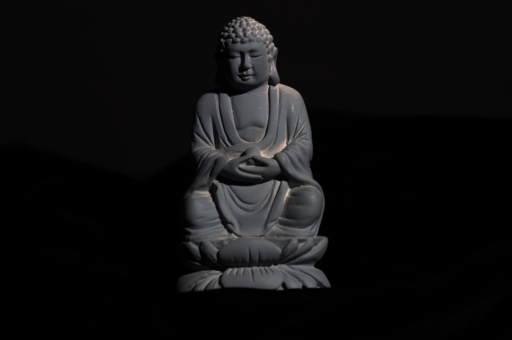
#> input picture images/buddha.0.png, 512 x 340 px; its folder holds 2 pictures in this run
$ python photometric_stereo.py images images/buddha.1.png
#> lines starting #> are read from the running program, lines starting #| are printed output that depends on the picture; after the words box and inside, x2 and y2 are one past the last pixel; in counts of white or black regions, pixels touching at a corner belong together
import numpy as np
import cv2
import os
from scipy.linalg import lstsq
import sys

def estimate_light_directions(images):
    light_dirs = []
    for img in images:
        y, x = np.unravel_index(np.argmax(img), img.shape)
        z = np.sqrt(max(1 - x**2 - y**2, 0))
        light_dirs.append([x, y, z])
    return np.array(light_dirs)

def convert_to_normal_map(normals, format='DirectX'):
    normal_map = np.zeros_like(normals)
    for i in range(normals.shape[0]):
        for j in range(normals.shape[1]):
            n = normals[i, j]
            if format == 'OpenGL':
                n[1] = -n[1]
            normal_map[i, j] = n * 0.5 + 0.5
    return normal_map


def main(image_dir, mask_path=None):
    # Load images from the directory
#> called with image_dir = 'images', mask_path = 'images/buddha.1.png'
    images = [cv2.imread(os.path.join(image_dir, img), cv2.IMREAD_GRAYSCALE)
              for img in sorted(os.listdir(image_dir))
              if img.endswith(('.png', '.jpg', '.jpeg'))]
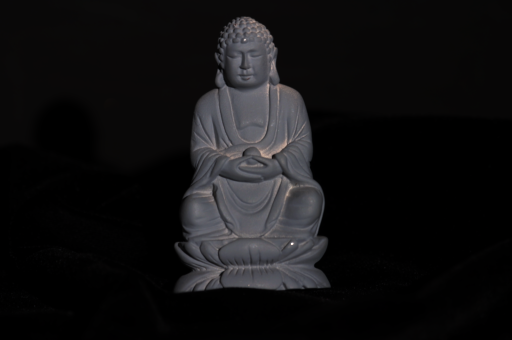
#> input picture images/buddha.1.png, 512 x 340 px

    # Initialize the mask
    if mask_path:
        mask = cv2.imread(mask_path, cv2.IMREAD_GRAYSCALE)
#> mask: shape (340, 512); min 0, max 255, mean 16.9
        if mask is None:
            print(f"Mask image {mask_path} not found.")
            sys.exit(1)
        _, mask = cv2.threshold(mask, 127, 255, cv2.THRESH_BINARY)
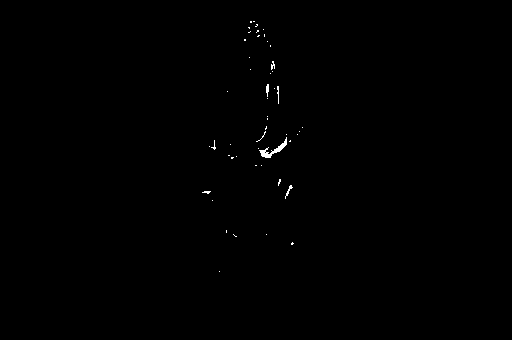
#> mask: shape (340, 512); 0.23% white in thin lines or dots, all inside (x1, y1, x2, y2) = (202, 21, 303, 272)
    else:
        mask = np.ones(images[0].shape, dtype=np.uint8) * 255

    # Estimate light directions
    light_dirs = estimate_light_directions(images)
#> the loop in estimate_light_directions, `for img in images:` made 2 passes
#> (y, x, z) on passes 1 to 2: (144, 285, 0), (243, 292, 0)
#> after the loop in estimate_light_directions, `for img in images:`: light_dirs = [[285, 144, 0], [292, 243, 0]]
#> light_dirs = [[285, 144, 0], [292, 243, 0]]

    # Compute normals and albedo
    height, width = images[0].shape
#> height = 340; width = 512
    normals = np.zeros((height, width, 3))
    albedo = np.zeros((height, width))

    for i in range(height):
        for j in range(width):
            if mask[i, j] == 255:  # Only consider pixels within the mask
                I = np.array([img[i, j] for img in images])
                N, _, _, _ = lstsq(light_dirs, I)
                albedo[i, j] = np.linalg.norm(N)
                normals[i, j] = N / (np.linalg.norm(N) + 1e-5)
            else:
                normals[i, j] = [0, 0, 1]  # Default normal for masked-out areas
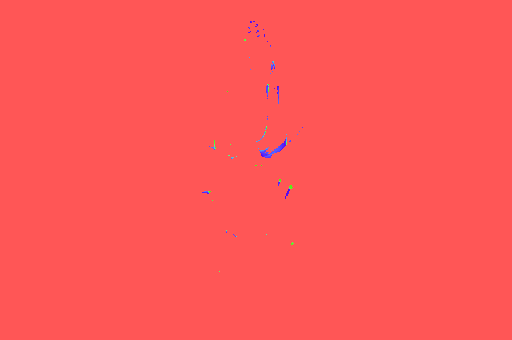
#> normals: shape (340, 512, 3) float64; mean of channels 0, 1, 2 0.00181, 0.000208, 0.998; drawn with min black and max white

    # Generate normal maps
    directx_normal_map = convert_to_normal_map(normals, 'DirectX')
#> after the loop in convert_to_normal_map, `for i in range(normals.shape[0]):`:
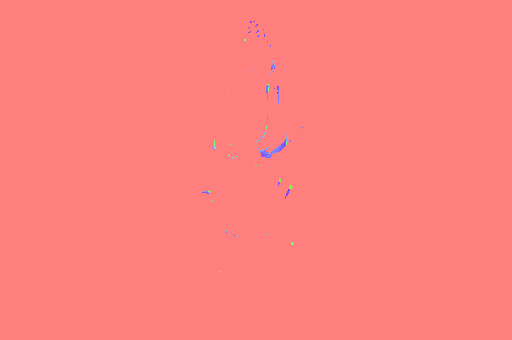
#> normal_map: shape (340, 512, 3) float64; mean of channels 0, 1, 2 0.501, 0.5, 0.999; drawn as B, G, R
    opengl_normal_map = convert_to_normal_map(normals, 'OpenGL')
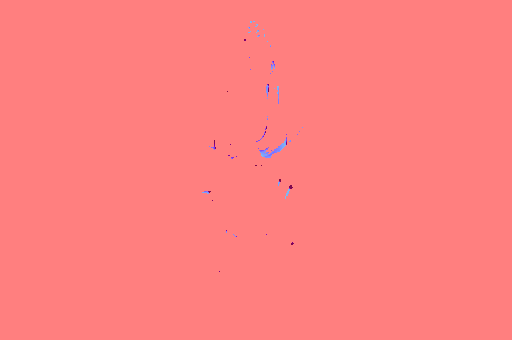
#> normals: shape (340, 512, 3) float64; 0.23% of pixels changed, all inside (x1, y1, x2, y2) = (202, 21, 303, 272); drawn with min black and max white

    # Save normal maps
    cv2.imwrite('directx_normal_map.png', directx_normal_map * 255)
    cv2.imwrite('opengl_normal_map.png', opengl_normal_map * 255)

# [5 lines of commented-out code are left out]

if __name__ == "__main__":
    if len(sys.argv) not in [2, 3]:
        print("Usage: python photometric_stereo.py <image_directory> [<mask_image_path>]")
        sys.exit(1)

    if len(sys.argv) == 3:
        main(sys.argv[1], sys.argv[2])
    else:
        main(sys.argv[1])
